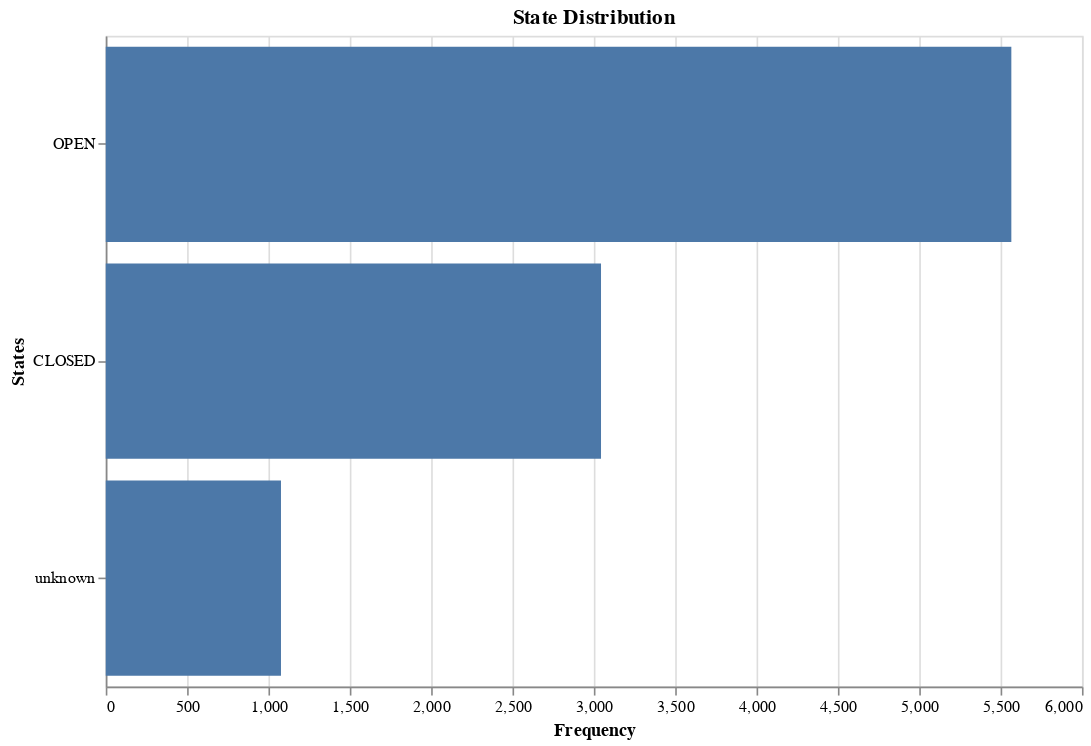

Write notebook code for a chart like this one.
### Markdown cell above
The top TF-IDF keywords analysis indicates frequent developer queries. High-ranking words like "how", "can", and "what" suggest users are looking for guidance or explanations. Technical terms such as "code", "data", "json", and "model" reflect strong interests in coding, data handling, and machine learning topics. Keywords like "error" and "file" highlight debugging and file management concerns, while terms like "python3" and "module" suggest Python's dominance in the queries. Visualizing the top 20 keywords with their importance helps prioritize areas like debugging, data processing, and library usage for targeted improvements.

### Code cell
# Count occurrences of each State value
state_chart = alt.Chart(state_df).mark_bar().encode(
    x=alt.X("Counts:Q", title="Frequency"),
    y=alt.Y("State:N", sort="-x", title="States"),
    tooltip=["State", "Counts"]
).properties(
    title="State Distribution",
    width=600,
    height=400
)

state_chart.show()

### Figure 1 — Vega-Lite specification as saved in the notebook (floating-point values rounded to 4 significant figures)
{"config": {"view": {"continuousWidth": 300, "continuousHeight": 300}}, "data": {"name": "data-34fe4ab787168079ecace0f1c8e1414e"}, "mark": {"type": "bar"}, "encoding": {"tooltip": [{"field": "State", "type": "nominal"}, {"field": "Counts", "type": "quantitative"}], "x": {"field": "Counts", "title": "Frequency", "type": "quantitative"}, "y": {"field": "State", "sort": "-x", "title": "States", "type": "nominal"}}, "height": 400, "title": "State Distribution", "width": 600, "$schema": "https://vega.github.io/schema/vega-lite/v5.20.1.json", "datasets": {"data-34fe4ab787168079ecace0f1c8e1414e": [{"State": "OPEN", "Counts": 5566}, {"State": "CLOSED", "Counts": 3044}, {"State": "unknown", "Counts": 1077}]}}
